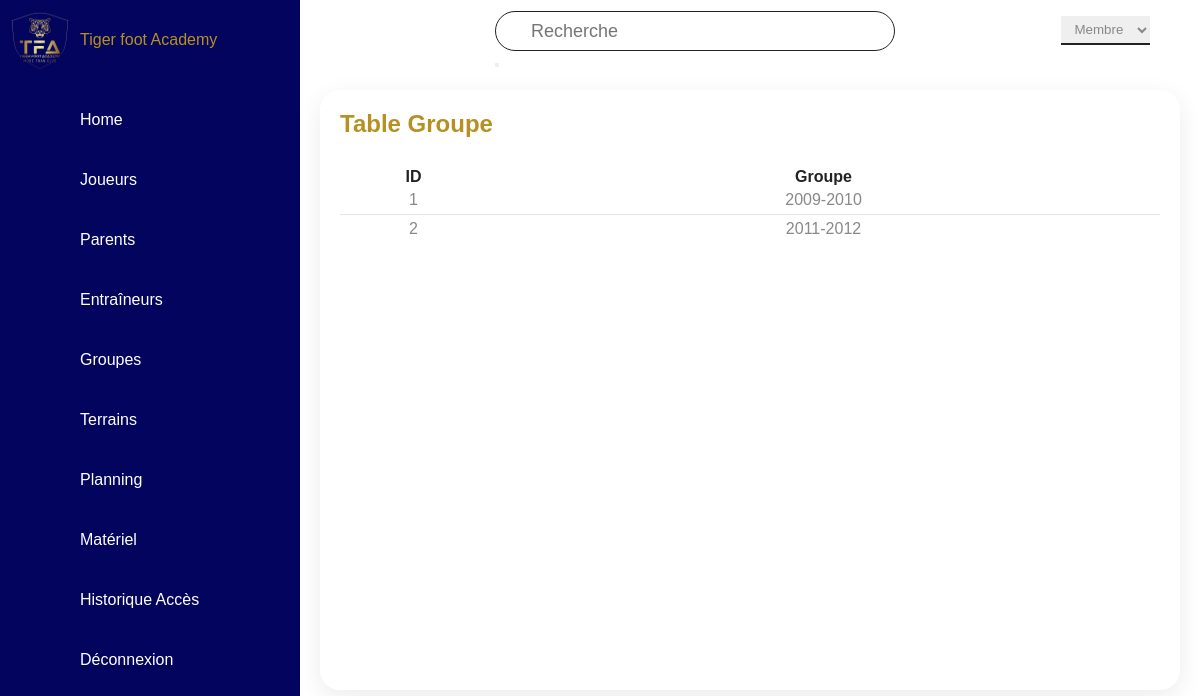
Page /Groupes2.php (signed in) on the earlier database version.
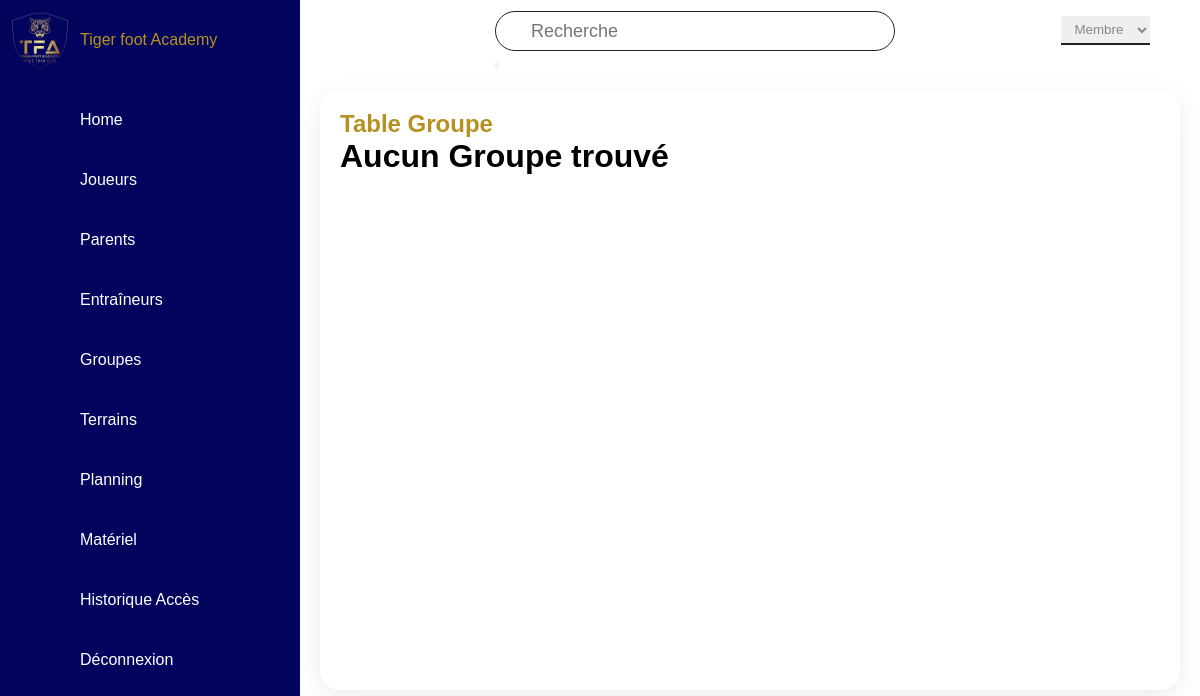
Same page on the later database version.
### tables this page shows
CREATE TABLE Groupe (
    id INT PRIMARY KEY AUTO_INCREMENT,
    nom VARCHAR(255) NOT NULL
);

### Groupes2.php (the view, shortened to what this page needs)
<?php
require_once "connection.php";
include "navigation2.php";
$sql1 = "SELECT * FROM Groupe;";
$result1 =mysqli_query($con,$sql1);
$nb=mysqli_num_rows($result1);
?>
<!DOCTYPE html>
<html lang="en">
<head>
    <link rel="stylesheet" href="styleDashbord.css">
</head>
<body>
<div class="main">
        <div class="topbar">
            <div class="toggle"><ion-icon name="menu-outline"></ion-icon></div>
            <div class="search"><form action="rechercheGroupes.php" method="GET">
                <input type="text" name="search" placeholder="Recherche">
                <button type="submit"><ion-icon name="search-outline"></ion-icon></button>
            </form>
        </div>
            <div class="user">
                <div class="userType">
                <select id="userTypeSelect">
                        <option value="admin">Membre</option>
                </select>
            </div>
            </div>
        </div>
        <div class="detaille">
            <div class="affichageTable">
                <div class="cardHeader">
                    <h2>Table Groupe</h2>
                </div>
                <?php if ($nb > 0) {   ?>
                <table>
                    <thead>
                        <tr>
                            <th>ID</th>
                            <th>Groupe</th>
                        </tr>
                    </thead>
                    <TBody>
                        <?php while($row = mysqli_fetch_assoc($result1)) { ?>
                        <tr>
                            <td align="center"><?php echo $row["id"]; ?></td>
                            <td align="center"><?php echo $row["nom"]; ?></td>
                        </tr>
                        <?php } ?>
                    </TBody>
                </table>
            </div>
            <?php }
                else {?>
            <div class="jumbotron">
                <h1>Aucun Groupe trouvé</h1>
            </div>
            <?php } ?>
        </div>
    </div>
</body>
</html>

Differences in the rows shown:
removed groupe: id "1", nom "2009-2010"
removed groupe: id "2", nom "2011-2012"
Other differences:
text no longer shown: "ID Groupe"
text now shown: "Aucun Groupe trouvé"
